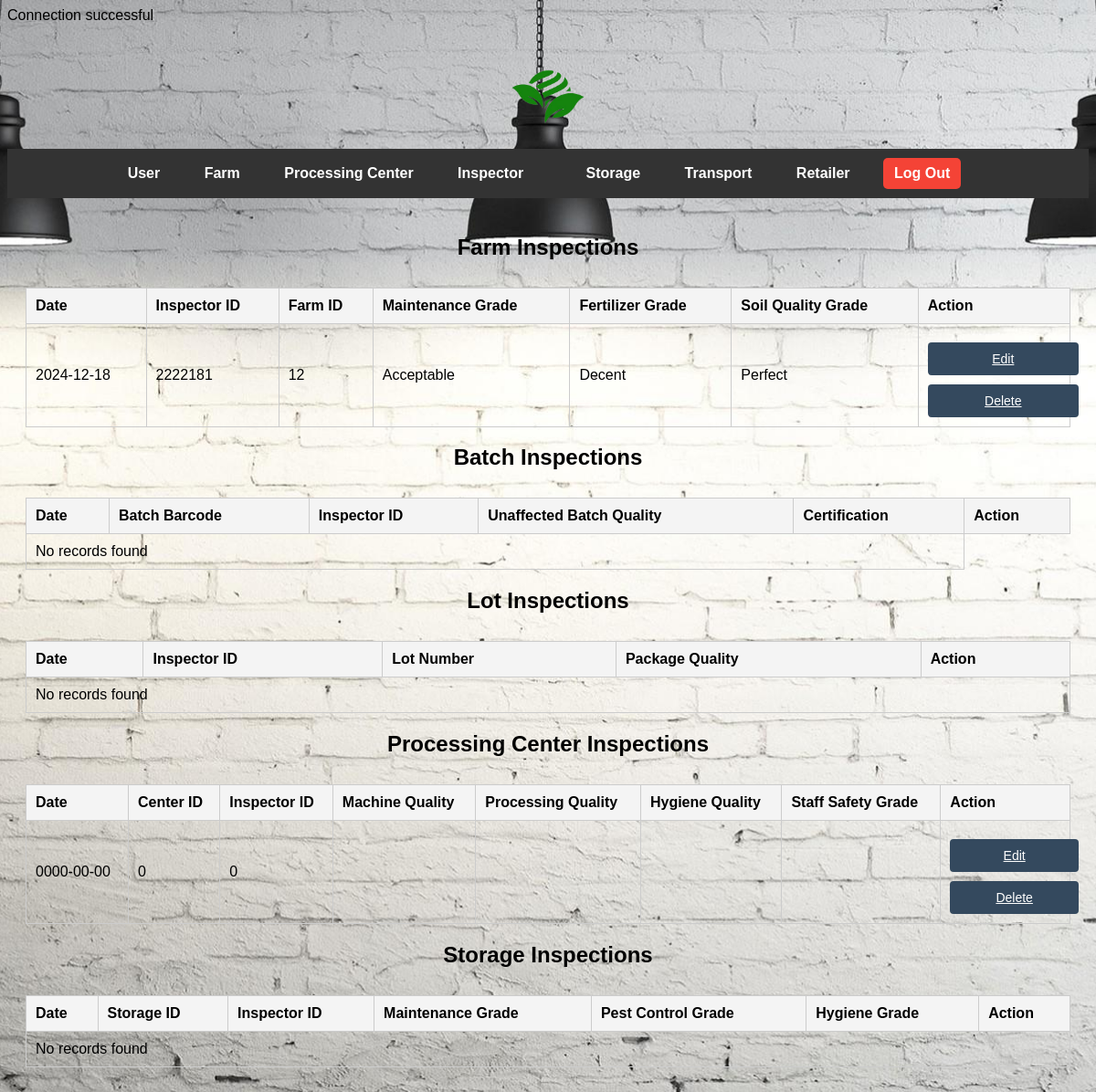
The page /admin_inspector.php on the database as committed earlier.
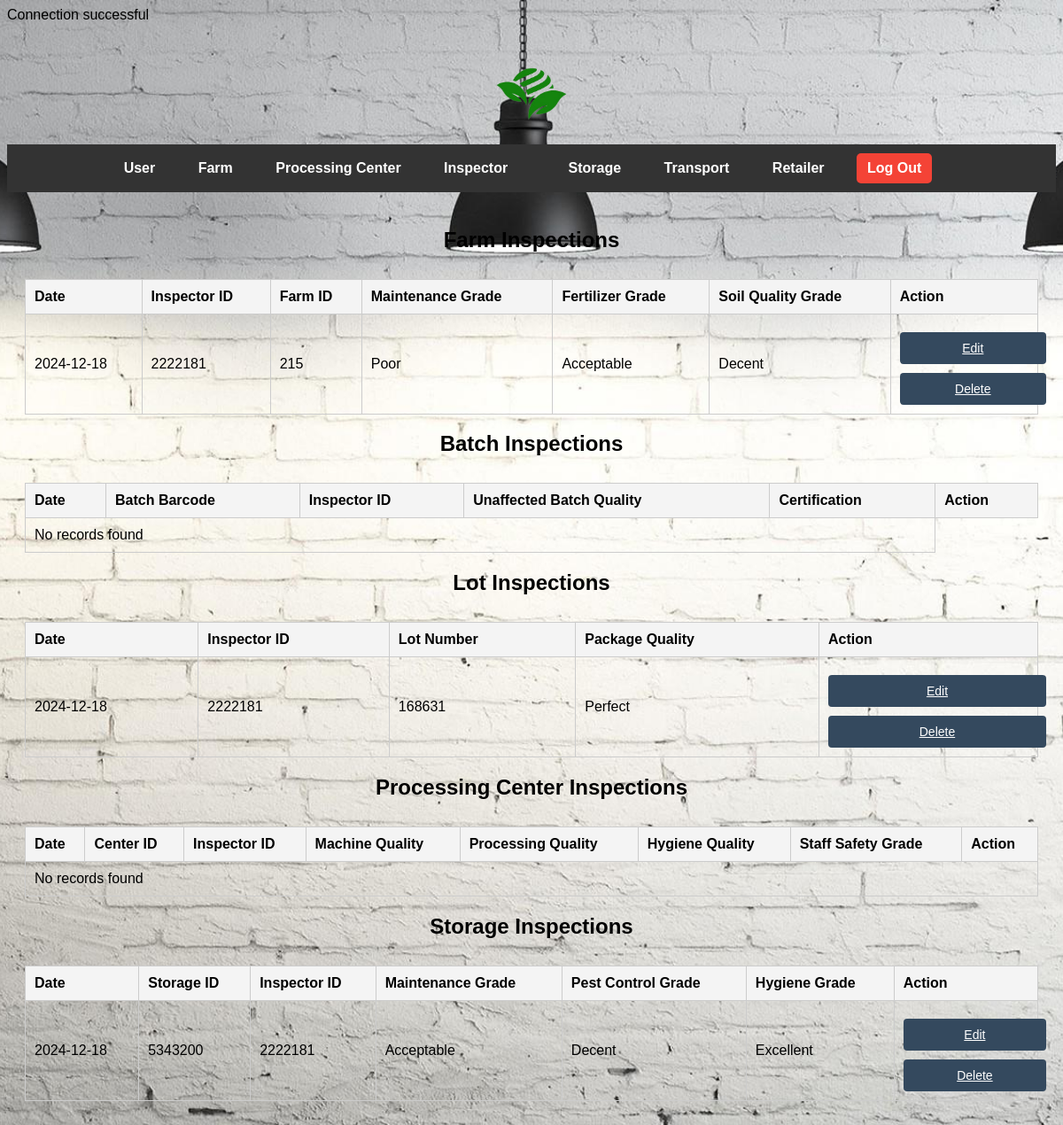
The same page on the database as committed later.
### tables this page shows
CREATE TABLE `tblfarminspection` (
  `Inspector ID` int(7) NOT NULL,
  `Farm ID` int(7) NOT NULL,
  `Maintenance Grade` text NOT NULL,
  `Fertilizer Grade` text NOT NULL,
  `Soil Quality Grade` text NOT NULL,
  `Date` date NOT NULL
);

CREATE TABLE `tblprocessinginspection` (
  `Center ID` int(7) NOT NULL,
  `Inspector ID` int(7) NOT NULL,
  `Machine Quality Grade` text NOT NULL,
  `Processing Quality Grade` text NOT NULL,
  `Center Hygene Grade` text NOT NULL,
  `Staff Safety Grade` text NOT NULL,
  `Date` date NOT NULL
);

CREATE TABLE `tbllotinspection` (
  `Inspector ID` int(7) NOT NULL,
  `Lot Number` int(7) NOT NULL,
  `Date` date NOT NULL,
  `Package Quality Grade` text NOT NULL
);

CREATE TABLE `tblstorageinspection` (
  `Storage ID` int(7) NOT NULL,
  `Inspector ID` int(7) NOT NULL,
  `Storage Maintenance Grade` text NOT NULL,
  `Pest Control Grade` text NOT NULL,
  `Storage Hygene Grade` text NOT NULL,
  `date` date NOT NULL
);

### admin_inspector.php (the view, shortened to what this page needs)
<?php
include('connect.php');
$farm_sql = "SELECT * FROM tblfarminspection";
$farm_result = $conn->query($farm_sql);
$batch_sql = "SELECT * FROM tblbatchinspection";
$batch_result = $conn->query($batch_sql);
$lot_sql = "SELECT * FROM tbllotinspection";
$lot_result = $conn->query($lot_sql);
$processing_center_sql = "SELECT * FROM tblprocessinginspection";
$processing_center_result = $conn->query($processing_center_sql);
$storage_sql = "SELECT * FROM tblstorageinspection";
$storage_result = $conn->query($storage_sql);
?>
<!DOCTYPE html>
<html lang="en">
<head>
    <link rel="stylesheet" href="admin_style.css">
</head>
<body class="admin-page">
    <header>
        <img src="logo.png" alt="Logo" class="logo">
        <nav class="navbar">
            <ul>
                <li><a href="admin_user.php">User</a></li>
                <li><a href="#" class="dropdown">Farm</a>
                    </li>
                <li>
                    <a href="#" class="dropdown">Processing Center</a>
                </li>
                <li><a href="#" class="dropdown">Inspector</a>
                    </li>
                <li>
                <li><a href="admin_storage.php">Storage</a></li>
                <li><a href="#" class="dropdown">Transport</a>
                    </li>
                 <li><a href="admin_retailer_order.php">Retailer</a></li>
                <li><a href="starting_page.php" class="btn-logout">Log Out</a></li>
            </ul>
        </nav>
    </header>
    <main>
        <h2>Farm Inspections</h2>
        <table class="table table-bordered">
                <thead>
                    <tr>
                        <th>Date</th>
                        <th>Inspector ID</th>
                        <th>Farm ID</th>
                        <th>Maintenance Grade</th>
                        <th>Fertilizer Grade</th>
                        <th>Soil Quality Grade</th>
                        <th>Action</th>
                    </tr>
                </thead>
                <tbody>
                    <?php if ($farm_result->num_rows > 0): ?>
                        <?php while ($row = $farm_result->fetch_assoc()): ?>
                            <tr>
                                <td><?php echo htmlspecialchars($row['Date']); ?></td>
                                <td><?php echo htmlspecialchars($row['Inspector ID']); ?></td>
                                <td><?php echo htmlspecialchars($row['Farm ID']); ?></td>
                                <td><?php echo htmlspecialchars($row['Maintenance Grade']); ?></td>
                                <td><?php echo htmlspecialchars($row['Fertilizer Grade']); ?></td>
                                <td><?php echo htmlspecialchars($row['Soil Quality Grade']); ?></td>
                                <td>
                                <a href="admin_inspector_edit.php?id=<?php echo $row['Farm ID']; ?>" class="btn btn-warning btn-sm">Edit</a>
                                <a href="admin_inspector.php?id=<?php echo $row['Farm ID']; ?>" class="btn btn-danger btn-sm" onclick="return confirm('Are you sure you want to delete this?')">Delete</a>
                                </td>
                            </tr>
                        <?php endwhile; ?>
                    <?php else: ?>
                        <tr>
                            <td colspan="7">No records found</td>
                        </tr>
                    <?php endif; ?>
                </tbody>
            </table>
        <h2>Batch Inspections</h2>
        <table class="table table-bordered">
                <thead>
                    <tr>
                        <th>Date</th>
                        <th>Batch Barcode</th>
                        <th>Inspector ID</th>
                        <th>Unaffected Batch Quality</th>
                        <th>Certification</th>
                        <th>Action</th>
                    </tr>
                </thead>
                <tbody>
                    <?php if ($batch_result->num_rows > 0): ?>
                        <?php while ($row = $batch_result->fetch_assoc()): ?>
                            <tr>
                                <td><?php echo htmlspecialchars($row['Date']); ?></td>
                                <td><?php echo htmlspecialchars($row['Inspector ID']); ?></td>
                                <td><?php echo htmlspecialchars($row['Batch Barcode']); ?></td>
                                <td><?php echo htmlspecialchars($row['Unaffected Quality Grade']); ?></td>
                                <td><?php echo htmlspecialchars($row['Certification']); ?></td>
                                <td>
                                <a href="admin_inspector_edit.php?id=<?php echo $row['Batch Barcode']; ?>" class="btn btn-warning btn-sm">Edit</a>
                                <a href="admin_inspector.php?id=<?php echo $row['Batch Barcode']; ?>" class="btn btn-danger btn-sm" onclick="return confirm('Are you sure you want to delete this?')">Delete</a>
                                </td>
                            </tr>
                        <?php endwhile; ?>
                    <?php else: ?>
                        <tr>
                            <td colspan="5">No records found</td>
                        </tr>
                    <?php endif; ?>
                </tbody>
            </table>
            <h2>Lot Inspections</h2>
            <table class="table table-bordered">
                <thead>
                    <tr>
                        <th>Date</th>
                        <th>Inspector ID</th>
                        <th>Lot Number</th>
                        <th>Package Quality</th>
                        <th>Action</th>
                    </tr>
                </thead>
                <tbody>
                    <?php if ($lot_result->num_rows > 0): ?>
                        <?php while ($row = $lot_result->fetch_assoc()): ?>
                            <tr>
                                <td><?php echo htmlspecialchars($row['Date']); ?></td>
                                <td><?php echo htmlspecialchars($row['Inspector ID']); ?></td>
                                <td><?php echo htmlspecialchars($row['Lot Number']); ?></td>
                                <td><?php echo htmlspecialchars($row['Package Quality Grade']); ?></td>
                                <td>
                                <a href="admin_inspector_edit.php?id=<?php echo $row['Lot Number']; ?>" class="btn btn-warning btn-sm">Edit</a>
                                <a href="admin_inspector.php?id=<?php echo $row['Lot Number']; ?>" class="btn btn-danger btn-sm" onclick="return confirm('Are you sure you want to delete this?')">Delete</a>
                                </td>
                            </tr>
                        <?php endwhile; ?>
                    <?php else: ?>
                        <tr>
                            <td colspan="5">No records found</td>
                        </tr>
                    <?php endif; ?>
                </tbody>
            </table>
            <h2>Processing Center Inspections</h2>
            <table class="table table-bordered">
                <thead>
                    <tr>
                        <th>Date</th>
                        <th>Center ID</th>
                        <th>Inspector ID</th>
                        <th>Machine Quality</th>
                        <th>Processing Quality</th>
                        <th>Hygiene Quality</th>
                        <th>Staff Safety Grade</th>
                        <th>Action</th>
                    </tr>
                </thead>
                <tbody>
                    <?php if ($processing_center_result->num_rows > 0): ?>
                    <?php while ($row = $processing_center_result->fetch_assoc()): ?>
                        <tr>
                            <td><?php echo htmlspecialchars($row['Date']); ?></td>
                            <td><?php echo htmlspecialchars($row['Center ID']); ?></td>
                            <td><?php echo htmlspecialchars($row['Inspector ID']); ?></td>
                            <td><?php echo htmlspecialchars($row['Machine Quality Grade']); ?></td>
                            <td><?php echo htmlspecialchars($row['Processing Quality Grade']); ?></td>
                            <td><?php echo htmlspecialchars($row['Center Hygene Grade']); ?></td>
                            <td><?php echo htmlspecialchars($row['Staff Safety Grade']); ?></td>
                            <td>
                                <a href="admin_inspector_edit.php?id=<?php echo $row['Center ID']; ?>" class="btn btn-warning btn-sm">Edit</a>
                                <a href="admin_inspector.php?id=<?php echo $row['Center ID']; ?>" class="btn btn-danger btn-sm" onclick="return confirm('Are you sure you want to delete this?')">Delete</a>
                            </td>
                        </tr>
                    <?php endwhile; ?>
                <?php else: ?>
                    <tr>
                        <td colspan="8">No records found</td>
                    </tr>
                <?php endif; ?>
                </tbody>
            </table>
            <h2>Storage Inspections</h2>
            <table class="table table-bordered">
                <thead>
                    <tr>
                        <th>Date</th>
                        <th>Storage ID</th>
                        <th>Inspector ID</th>
                        <th>Maintenance Grade</th>
                        <th>Pest Control Grade</th>
                        <th>Hygiene Grade</th>
                        <th>Action</th>
                    </tr>
                </thead>
                <tbody>
                <?php if ($storage_result->num_rows > 0): ?>
                        <?php while ($row = $storage_result->fetch_assoc()): ?>
                            <tr>
                                <td><?php echo htmlspecialchars($row['date']); ?></td>
                                <td><?php echo htmlspecialchars($row['Storage ID']); ?></td>
                                <td><?php echo htmlspecialchars($row['Inspector ID']); ?></td>
                                <td><?php echo htmlspecialchars($row['Storage Maintenance Grade']); ?></td>
                                <td><?php echo htmlspecialchars($row['Pest Control Grade']); ?></td>
                                <td><?php echo htmlspecialchars($row['Storage Hygene Grade']); ?></td>
                                <td>
                                <a href="admin_inspector_edit.php?id=<?php echo $row['Storage ID']; ?>" class="btn btn-warning btn-sm">Edit</a>
                                <a href="admin_inspector.php?id=<?php echo $row['Storage ID']; ?>" class="btn btn-danger btn-sm" onclick="return confirm('Are you sure you want to delete this?')">Delete</a>
                            </td>
                            </tr>
                        <?php endwhile; ?>
                    <?php else: ?>
                        <tr>
                            <td colspan="7">No records found</td>
                        </tr>
                    <?php endif; ?>
                </tbody>
            </table>
</body>
</html>

### admin_style.css (style rules this page uses)
body { color: black; font-family: Arial, sans-serif; background: url('admin_bg.jpg') no-repeat center center fixed; background-size: cover; }
.navbar { background-color: #333; padding: 10px; text-align: center; }
.navbar ul { list-style-type: none; margin: 0; padding: 0; }
.navbar li { display: inline-block; margin-right: 20px; position: relative; }
.navbar a { color: white; text-decoration: none; font-weight: bold; padding: 8px 12px; display: inline-block; }
header .logo { display: block; margin: 20px auto; max-width: 120px; height: auto; }
table { width: 100%; margin-top: 30px; border-collapse: collapse; }
table th, table td { padding: 10px; border: 1px solid #ccc; text-align: left; }
table th { background-color: #f4f4f4; }
main { text-align: center; padding: 20px; color: black; }
.btn-logout { background-color: #f44336; color: white; padding: 5px 15px; text-decoration: none; border-radius: 5px; }
.btn { display: inline-block; width: 100%; margin-top: 10px; padding: 10px; font-size: 14px; color: #fff; background-color: #34495e; border: none; border-radius: 4px; cursor: pointer; text-align: center; transition: background-color 0.3s ease; }

Rows that differ between the two databases and show on the page:
removed tblprocessinginspection: Date "0000-00-00", Center ID "0", Inspector ID "0"
changed tblfarminspection "Acceptable": Farm ID "12" → "215"; Maintenance Grade "Acceptable" → "Poor"; Fertilizer Grade "Decent" → "Acceptable"; Soil Quality Grade "Perfect" → "Decent"
added tbllotinspection: Date "2024-12-18", Inspector ID "2222181", Lot Number "168631", Package Quality Grade "Perfect"
added tblstorageinspection: date "2024-12-18", Storage ID "5343200", Inspector ID "2222181", Storage Maintenance Grade "Acceptable", Pest Control Grade "Decent", Storage Hygene Grade "Excellent"
